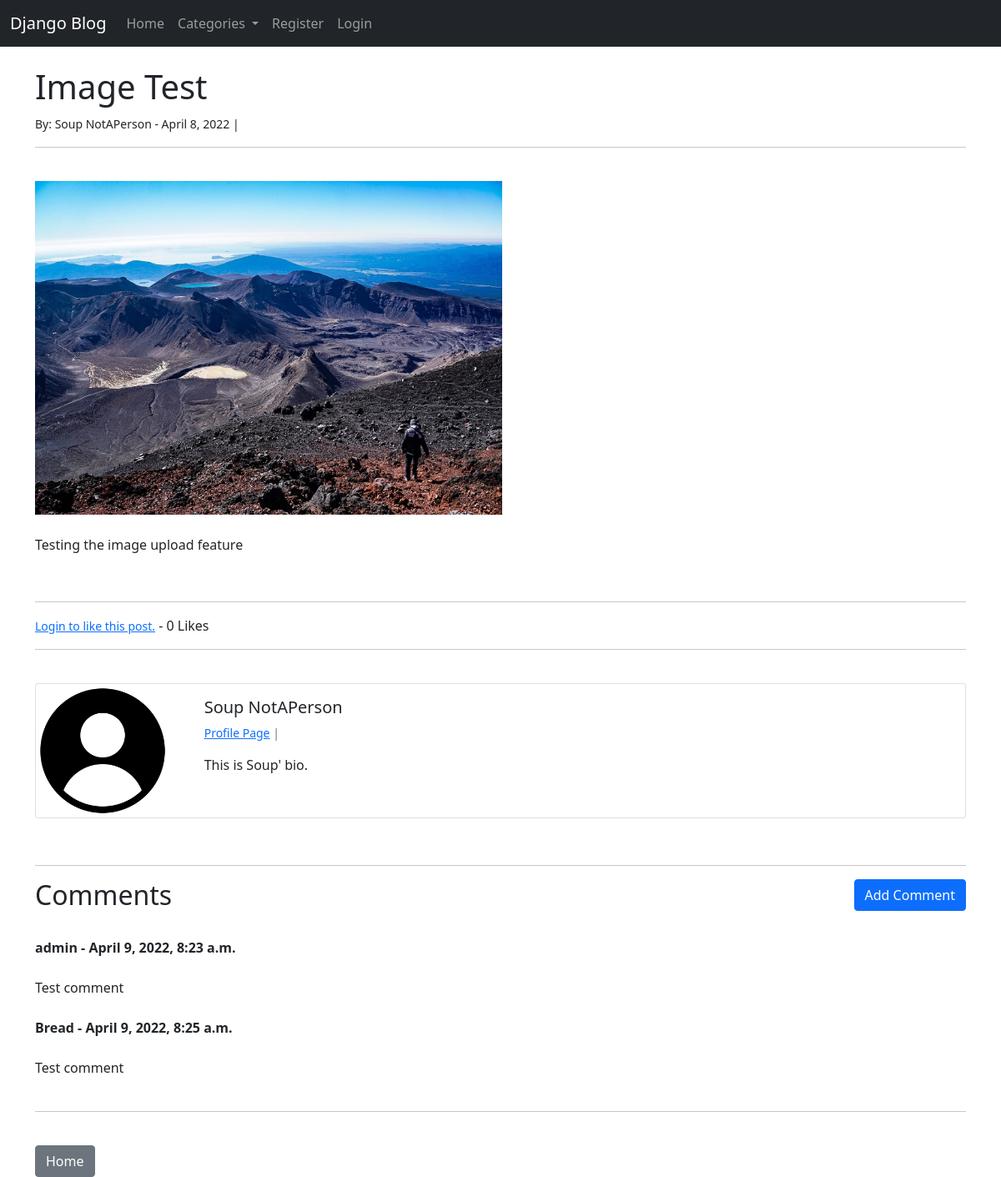
The app's page /article/21, older data.
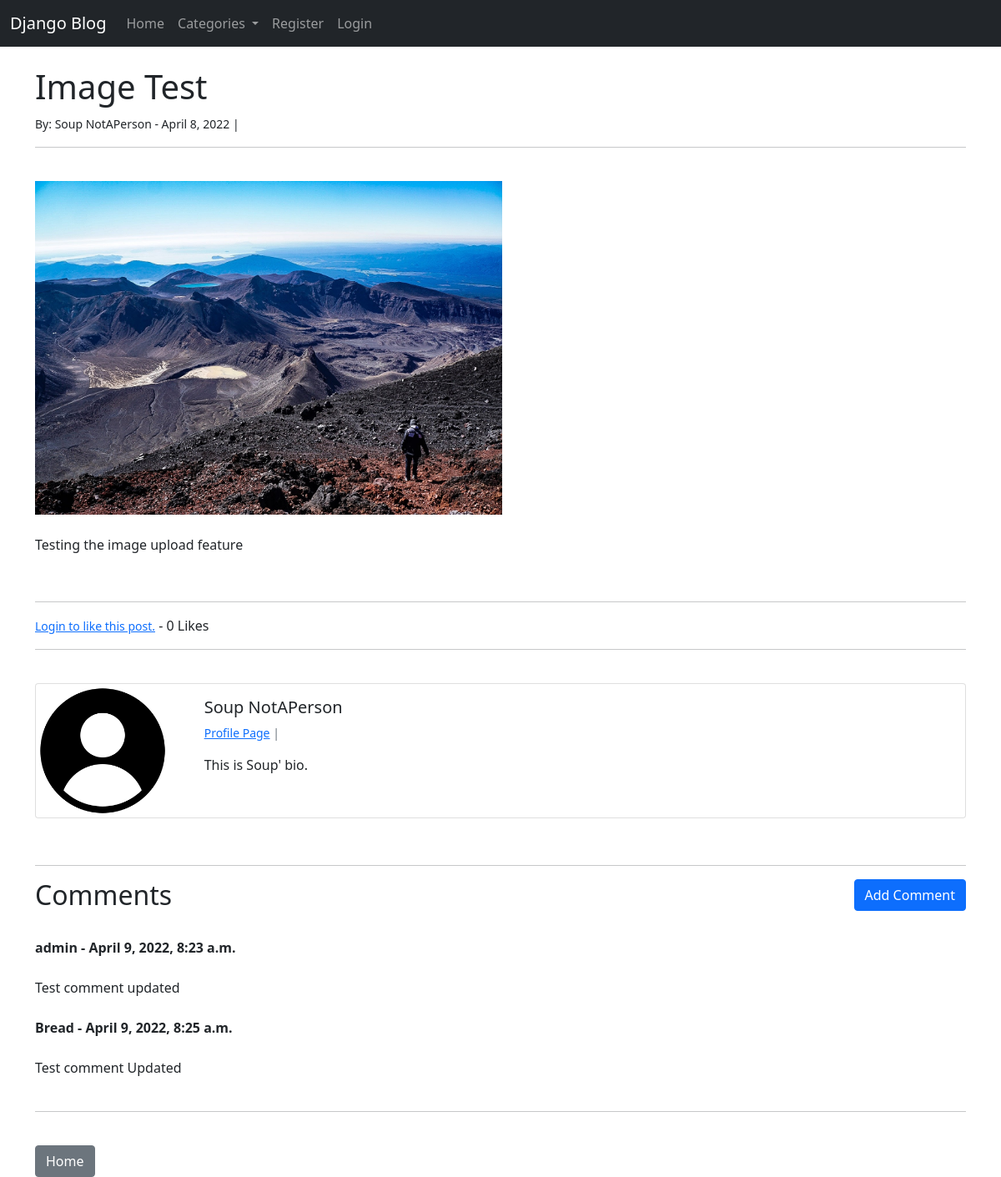
The same page, newer data.
### theblog/models.py (models this page shows, shortened)
class Comment(models.Model):
    post = models.ForeignKey(Post, on_delete=models.CASCADE, related_name='comments')
    user = models.ForeignKey(User, on_delete=models.CASCADE)
    body = models.TextField()
    date_added = models.DateTimeField(auto_now_add=True)

### theblog/views.py (the view)
# urls.py: path('article/<int:pk>', ArticleDetailView.as_view(), name='article-detail'),
class ArticleDetailView(DetailView):
    model = Post
    template_name = 'article_details.html'
    def get_context_data(self, *args, **kwargs):
        cat_menu = Category.objects.all().order_by('name')
        context = super(ArticleDetailView, self).get_context_data(*args, **kwargs)
        current_post = get_object_or_404(Post, id=self.kwargs['pk'])
        total_likes = current_post.total_likes()
        liked = False
        if current_post.likes.filter(id=self.request.user.id).exists():
            liked = True
        context["cat_menu"] = cat_menu
        context["total_likes"] = total_likes
        context["liked"] = liked
        return context

### theblog/models.py (called while the page is built)
    def __str__(self):
        return self.name

    def total_likes(self):
        return self.likes.count()

### theblog/templates/article_details.html (shortened to what this page needs)
{% extends 'base.html' %}
{% load static %}
{% block content %}
<h1>{{ post.title }}</h1>
<small>
    By: {{ post.author.first_name }} {{ post.author.last_name }} -
    {{ post.post_date }} |
</small><br>
<hr>
<br>
{% if post.header_image %}
<img src= "{{ post.header_image.url }}" style="width: 35rem; height: 25rem;">
<br><br>
{% endif %}
{{ post.body|safe }}
<br>
<hr>
<form action="{% url 'like_post' post.pk %}" method="POST">
    {% if user.is_authenticated %}
        {% if liked %}
            <button type="submit" name="post_id" value="{{ post.id }}" class="btn btn-danger btn-sm">Unlike</button>
        {% else %}
            <button type="submit" name="post_id" value="{{ post.id }}" class="btn btn-primary btn-sm">Like</button>
        {% endif %}
    {% else %}
        <small> <a href="{% url 'login' %}"> Login to like this post.</a></small>
    {% endif %}
    - {{ total_likes }} Likes
</form>
<hr>
<br>
<div class="card mb-3">
    <div class="row g-0">
      <div class="col-md-2">
    {% if post.author.profile.profile_pic %}
        <img src="{{ post.author.profile.profile_pic.url }}" class="img-fluid" style="max-width: 10rem;">
    {% else %}
        <img src="{% static 'theblog/images/default_profile_pic.png' %}" class="img-fluid" style="max-width: 10rem;">
    {% endif %}
      </div>
      <div class="col-md-10">
        <div class="card-body">
          <h5 class="card-title">{{ post.author.first_name }} {{ post.author.last_name }}</h5>
            <p class="small text-muted">
                <a href="{% url 'show_profile_page' post.author.profile.id %}">Profile Page</a> |
            </p>
          <p class="card-text">{{ post.author.profile.bio }}</p>
        </div>
      </div>
    </div>
  </div>
  <br>
  <hr>
  <h2>Comments<a href="{% url 'add_comment' post.pk %}" class="btn btn-primary" style="float:right;">Add Comment</a></h2>
  <br>
  {% if not post.comments.all %}
      No Comments Yet <a href="{% url 'add_comment' post.pk %}">Add One</a>
  {% else %}
      {% for comment in post.comments.all %}
          <strong>{{ comment.user }} - {{ comment.date_added }}</strong>
        {% if user.is_authenticated %}
            {% if user.id == comment.user.id %}
                <small>
                    <a href="{% url 'edit_comment' comment.pk %}">[Edit]</a>
                    <a href="{% url 'delete_comment' comment.pk %}">[Delete]</a>
                </small><br>
            {% else %}
                <br>
            {% endif %}
        {% else %}
            <br>
        {% endif %}
          <br>
          {{ comment.body }}
          <br><br>
      {% endfor %}
  {% endif %}
  <hr>
  <br>
<a href="{% url 'home' %}" class="btn btn-secondary">Home</a>
{% endblock %}

Row changes from the older to the newer data that the page shows:
changed Comment "admin": body "Test comment" → "Test comment updated"
changed Comment "Bread": body "Test comment" → "Test comment Updated"
